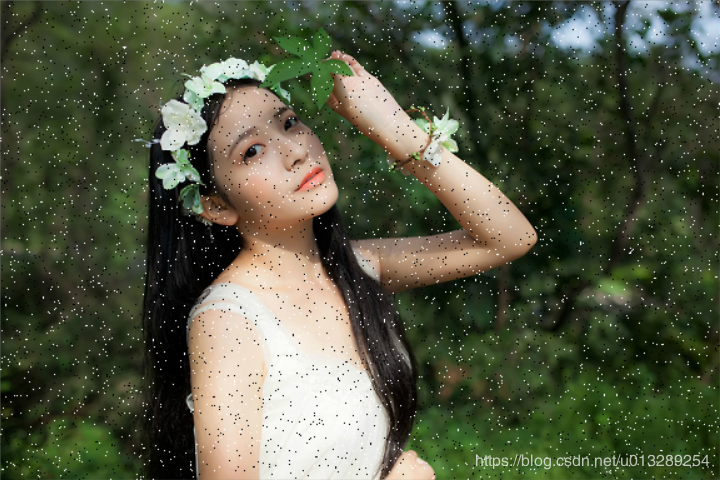
//> input picture Resources/dot.png, 720 x 480 px
$ ./Blur   (built with g++ and OpenCV 4)
//> lines starting //> are read from the running program, lines starting //| are printed output that depends on the picture
#include <iostream>
#include "opencv2/imgproc.hpp"
#include "opencv2/opencv.hpp"
#include "opencv2/highgui.hpp"
using namespace cv;
using namespace std;


int main(int argc,char *argv[]){

    Mat src;
    src = imread( "../../Resources/dot.png", 1 );
//> src is the input picture: 480 rows x 720 cols, CV_8UC3; mean B, G, R 65.4, 87.3, 82
	if (!src.data)
	{
		printf("could not load image...\n");
		return -1;
	}

    Size size = Size(15,15);

    Mat averageBlur,gaussBlur,medianOut,bilateralOut;
	//均值滤波
	blur(src,averageBlur,size);
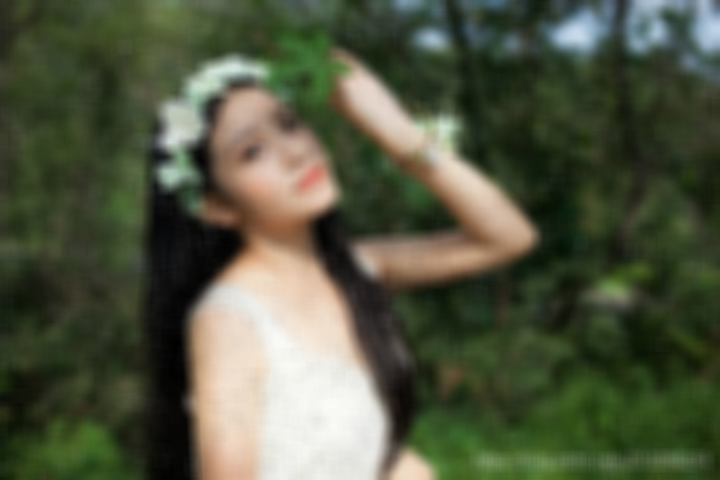
//> averageBlur: 480 rows x 720 cols, CV_8UC3; mean B, G, R 65.3, 87.3, 81.9
	//高斯滤波
	GaussianBlur(src,gaussBlur,size,5,5);
	//中值滤波
	medianBlur(src, medianOut, 9);
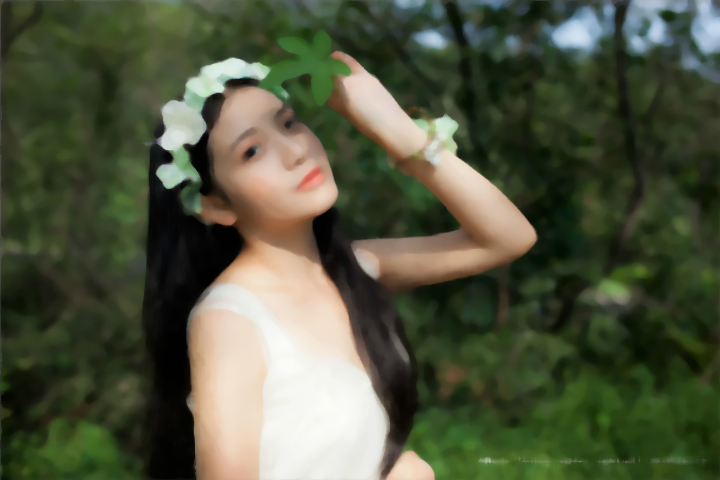
//> medianOut: 480 rows x 720 cols, CV_8UC3; mean B, G, R 63.4, 86.1, 80.6
	//双边滤波
	bilateralFilter(src, bilateralOut, 50, 50 * 2, 50 / 2);
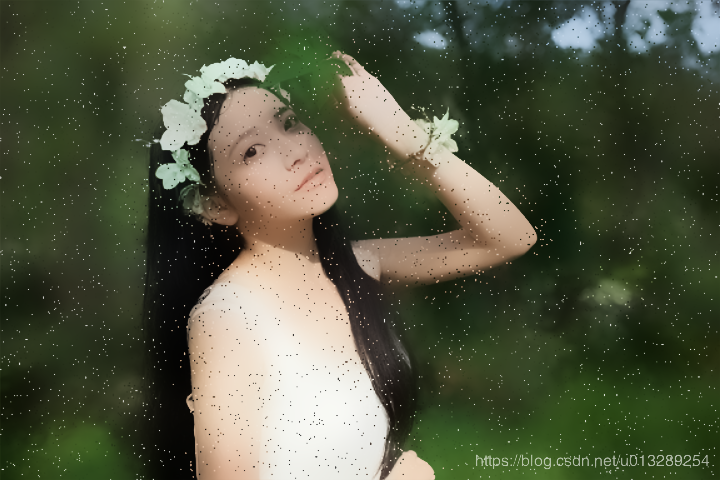
//> bilateralOut: 480 rows x 720 cols, CV_8UC3; mean B, G, R 64.6, 86.8, 81.3

	imshow("Origin Image", src);
	imshow("Average Blur Image", averageBlur);
	imshow("Gauss Blur Image", gaussBlur);
	imshow("Median Blur Image", medianOut);
	imshow("Bilateral Filter Image", bilateralOut);
	waitKey(0);


    return 0;
}

$ run again, with Resources/cathy.png copied over Resources/dot.png
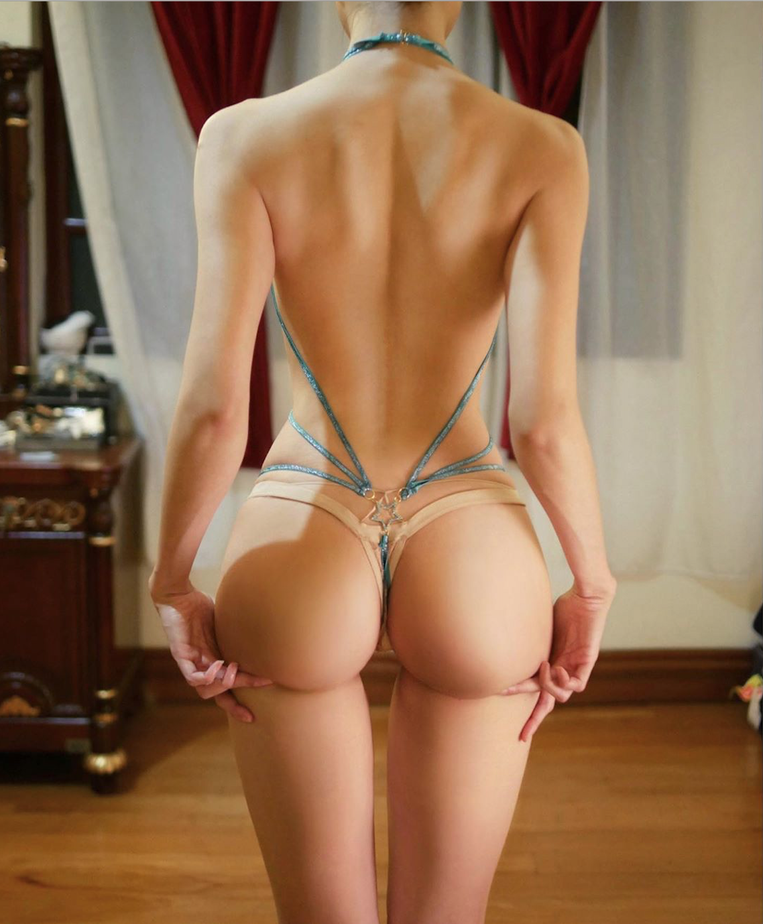
//> input picture Resources/cathy.png, 763 x 924 px, shrunk from 1138 x 1378 before the run
//> src is the input picture: 924 rows x 763 cols, CV_8UC3; mean B, G, R 83.5, 112.5, 148.1
//> `blur(src,averageBlur,size);`:
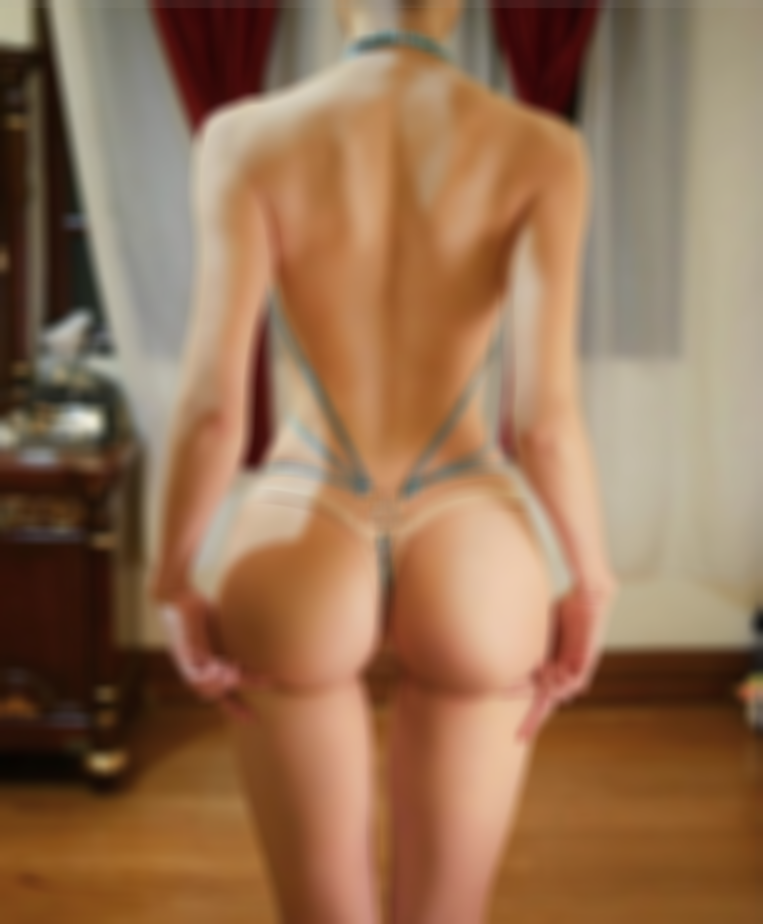
//> averageBlur: 924 rows x 763 cols, CV_8UC3; mean B, G, R 83.5, 112.4, 148
//> `bilateralFilter(src, bilateralOut, 50, 50 * 2, 50 / 2);`:
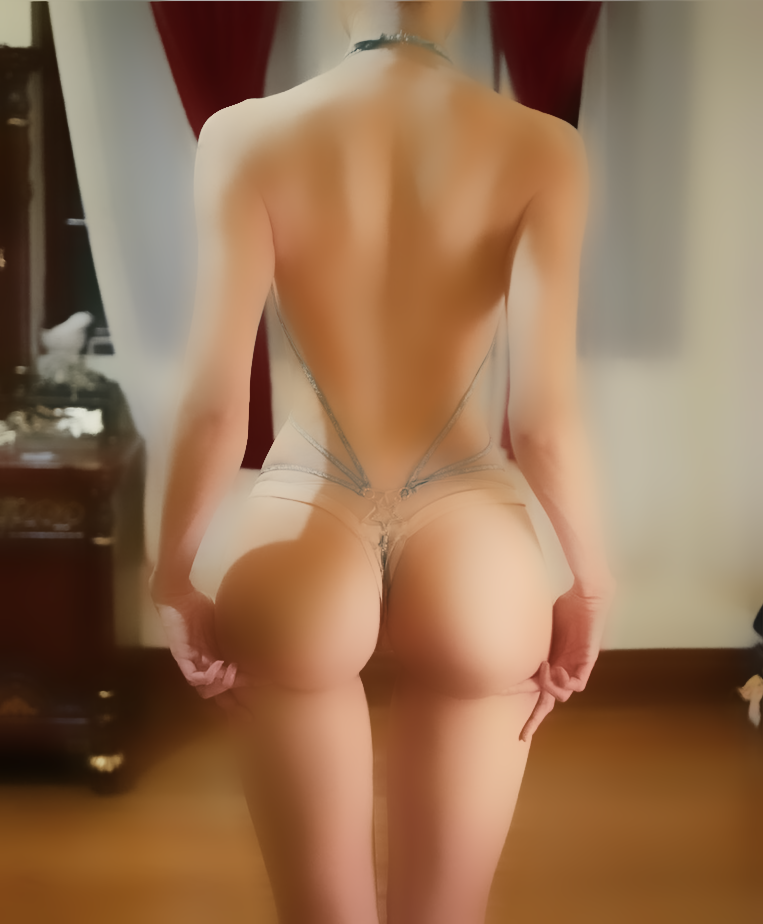
//> bilateralOut: 924 rows x 763 cols, CV_8UC3; mean B, G, R 83.4, 112.4, 148.1
